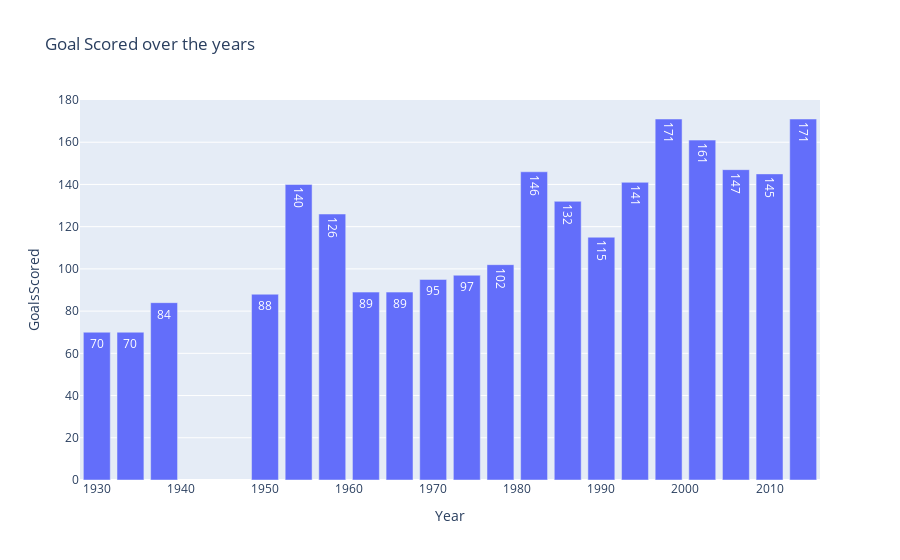

This figure's notebook cell:
### Markdown cell above
### 2. In which year most number of Goals were scored

### Code cell
px.bar(df_worldcup, x= 'Year', y= 'GoalsScored', text= 'GoalsScored', title= 'Goal Scored over the years')

### Figure 1 — Plotly figure (JSON) as saved in the notebook; plotly's stock layout.template omitted (floating-point values rounded to 4 significant figures)
{"data": [{"alignmentgroup": "True", "hovertemplate": "Year=%{x}<br>GoalsScored=%{text}<extra></extra>", "legendgroup": "", "marker": {"color": "#636efa", "pattern": {"shape": ""}}, "name": "", "offsetgroup": "", "orientation": "v", "showlegend": false, "text": [70, 70, 84, 88, 140, 126, 89, 89, 95, 97, 102, 146, 132, 115, 141, 171, 161, 147, 145, 171], "textposition": "auto", "type": "bar", "x": [1930, 1934, 1938, 1950, 1954, 1958, 1962, 1966, 1970, 1974, 1978, 1982, 1986, 1990, 1994, 1998, 2002, 2006, 2010, 2014], "xaxis": "x", "y": [70, 70, 84, 88, 140, 126, 89, 89, 95, 97, 102, 146, 132, 115, 141, 171, 161, 147, 145, 171], "yaxis": "y"}], "layout": {"barmode": "relative", "legend": {"tracegroupgap": 0}, "title": {"text": "Goal Scored over the years"}, "xaxis": {"anchor": "y", "domain": [0, 1], "title": {"text": "Year"}}, "yaxis": {"anchor": "x", "domain": [0, 1], "title": {"text": "GoalsScored"}}}}
